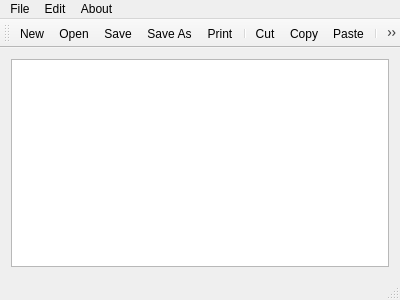
<?xml version="1.0" encoding="UTF-8"?>
<ui version="4.0">
 <class>Notepad</class>
 <widget class="QMainWindow" name="Notepad">
  <property name="geometry">
   <rect>
    <x>0</x>
    <y>0</y>
    <width>400</width>
    <height>300</height>
   </rect>
  </property>
  <property name="windowTitle">
   <string>Notepad</string>
  </property>
  <property name="windowIcon">
   <iconset resource="notepad.qrc">
    <normaloff>:/images/pencil.png</normaloff>:/images/pencil.png</iconset>
  </property>
  <widget class="QWidget" name="centralWidget">
   <layout class="QVBoxLayout" name="verticalLayout">
    <item>
     <widget class="QTextEdit" name="textEdit"/>
    </item>
   </layout>
  </widget>
  <widget class="QMenuBar" name="menuBar">
   <property name="geometry">
    <rect>
     <x>0</x>
     <y>0</y>
     <width>400</width>
     <height>21</height>
    </rect>
   </property>
   <widget class="QMenu" name="menuFile">
    <property name="title">
     <string>File</string>
    </property>
    <addaction name="actionNew"/>
    <addaction name="actionOpen"/>
    <addaction name="actionSave"/>
    <addaction name="actionSave_As"/>
    <addaction name="actionPrint"/>
    <addaction name="separator"/>
    <addaction name="actionExit"/>
   </widget>
   <widget class="QMenu" name="menuEdit">
    <property name="title">
     <string>Edit</string>
    </property>
    <addaction name="actionCopy"/>
    <addaction name="actionCut"/>
    <addaction name="actionPaste"/>
    <addaction name="separator"/>
    <addaction name="actionUndo"/>
    <addaction name="actionRedo"/>
    <addaction name="separator"/>
    <addaction name="actionFont"/>
   </widget>
   <widget class="QMenu" name="menuAbout">
    <property name="title">
     <string>About</string>
    </property>
    <addaction name="actionAbout_Us"/>
   </widget>
   <addaction name="menuFile"/>
   <addaction name="menuEdit"/>
   <addaction name="menuAbout"/>
  </widget>
  <widget class="QToolBar" name="mainToolBar">
   <attribute name="toolBarArea">
    <enum>TopToolBarArea</enum>
   </attribute>
   <attribute name="toolBarBreak">
    <bool>false</bool>
   </attribute>
   <addaction name="actionNew"/>
   <addaction name="actionOpen"/>
   <addaction name="actionSave"/>
   <addaction name="actionSave_As"/>
   <addaction name="actionPrint"/>
   <addaction name="separator"/>
   <addaction name="actionCut"/>
   <addaction name="actionCopy"/>
   <addaction name="actionPaste"/>
   <addaction name="separator"/>
   <addaction name="actionUndo"/>
   <addaction name="actionRedo"/>
   <addaction name="separator"/>
   <addaction name="actionFont"/>
  </widget>
  <widget class="QStatusBar" name="statusBar"/>
  <action name="actionNew">
   <property name="icon">
    <iconset resource="notepad.qrc">
     <normaloff>:/images/new.png</normaloff>:/images/new.png</iconset>
   </property>
   <property name="text">
    <string>New</string>
   </property>
  </action>
  <action name="actionOpen">
   <property name="icon">
    <iconset resource="notepad.qrc">
     <normaloff>:/images/open.png</normaloff>:/images/open.png</iconset>
   </property>
   <property name="text">
    <string>Open</string>
   </property>
  </action>
  <action name="actionSave">
   <property name="icon">
    <iconset resource="notepad.qrc">
     <normaloff>:/images/save.png</normaloff>:/images/save.png</iconset>
   </property>
   <property name="text">
    <string>Save</string>
   </property>
  </action>
  <action name="actionSave_As">
   <property name="icon">
    <iconset resource="notepad.qrc">
     <normaloff>:/images/save.png</normaloff>:/images/save.png</iconset>
   </property>
   <property name="text">
    <string>Save As</string>
   </property>
  </action>
  <action name="actionPrint">
   <property name="icon">
    <iconset resource="notepad.qrc">
     <normaloff>:/images/print.png</normaloff>:/images/print.png</iconset>
   </property>
   <property name="text">
    <string>Print</string>
   </property>
  </action>
  <action name="actionExit">
   <property name="icon">
    <iconset resource="notepad.qrc">
     <normaloff>:/images/exit.png</normaloff>:/images/exit.png</iconset>
   </property>
   <property name="text">
    <string>Exit</string>
   </property>
  </action>
  <action name="actionCopy">
   <property name="icon">
    <iconset resource="notepad.qrc">
     <normaloff>:/images/copy.png</normaloff>:/images/copy.png</iconset>
   </property>
   <property name="text">
    <string>Copy</string>
   </property>
  </action>
  <action name="actionCut">
   <property name="icon">
    <iconset resource="notepad.qrc">
     <normaloff>:/images/cut.png</normaloff>:/images/cut.png</iconset>
   </property>
   <property name="text">
    <string>Cut</string>
   </property>
  </action>
  <action name="actionPaste">
   <property name="icon">
    <iconset resource="notepad.qrc">
     <normaloff>:/images/paste.png</normaloff>:/images/paste.png</iconset>
   </property>
   <property name="text">
    <string>Paste</string>
   </property>
  </action>
  <action name="actionUndo">
   <property name="icon">
    <iconset resource="notepad.qrc">
     <normaloff>:/images/edit_undo.png</normaloff>:/images/edit_undo.png</iconset>
   </property>
   <property name="text">
    <string>Undo</string>
   </property>
  </action>
  <action name="actionRedo">
   <property name="icon">
    <iconset resource="notepad.qrc">
     <normaloff>:/images/edit_redo.png</normaloff>:/images/edit_redo.png</iconset>
   </property>
   <property name="text">
    <string>Redo</string>
   </property>
  </action>
  <action name="actionFont">
   <property name="icon">
    <iconset resource="notepad.qrc">
     <normaloff>:/images/font.png</normaloff>:/images/font.png</iconset>
   </property>
   <property name="text">
    <string>Font</string>
   </property>
  </action>
  <action name="actionAbout_Us">
   <property name="icon">
    <iconset resource="notepad.qrc">
     <normaloff>:/images/info.png</normaloff>:/images/info.png</iconset>
   </property>
   <property name="text">
    <string>About Us</string>
   </property>
  </action>
 </widget>
 <layoutdefault spacing="6" margin="11"/>
 <resources>
  <include location="notepad.qrc"/>
 </resources>
 <connections/>
</ui>
